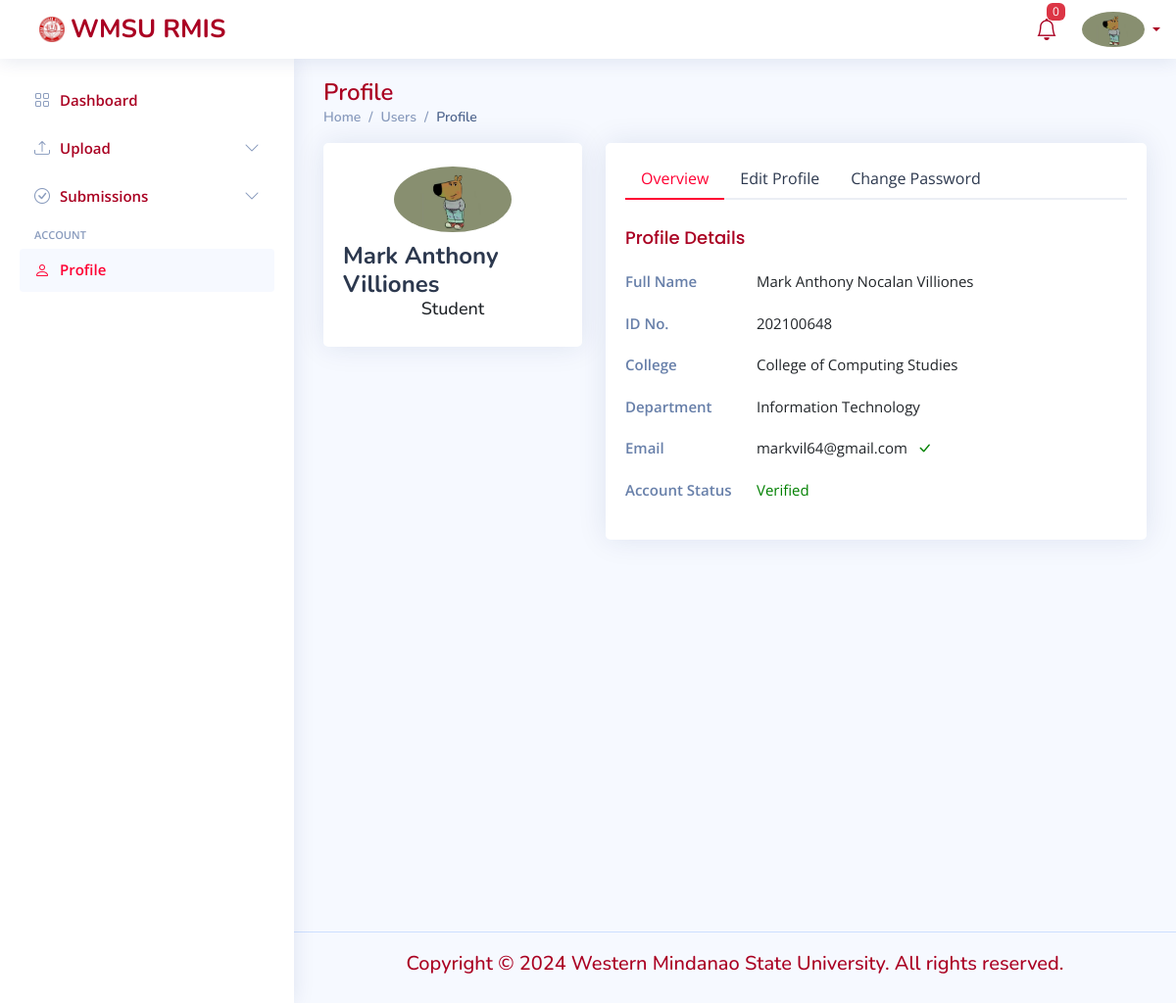
The page /student-profile.php (signed in) on the database its author committed.
### tables this page shows
CREATE TABLE `userprofile` (
  `UserID` int(11) DEFAULT NULL,
  `first_name` varchar(255) NOT NULL,
  `last_name` varchar(255) NOT NULL,
  `department` varchar(255) DEFAULT NULL,
  `college` varchar(255) DEFAULT NULL,
  `id` int(11) NOT NULL,
  `profile_path` varchar(255) DEFAULT NULL,
  `middle_name` varchar(50) DEFAULT NULL,
  `id_number` varchar(11) DEFAULT NULL,
  `cor` varchar(255) DEFAULT NULL,
  `advisor_code` int(11) DEFAULT NULL,
  `college_code` int(11) DEFAULT NULL
);

CREATE TABLE `useraccount` (
  `UserID` int(11) NOT NULL,
  `email` varchar(255) NOT NULL,
  `password` varchar(255) NOT NULL,
  `google_id` int(11) DEFAULT NULL,
  `reset_code` int(11) DEFAULT NULL,
  `is_student` int(11) DEFAULT NULL,
  `is_faculty` int(11) DEFAULT NULL,
  `adviser_code` int(11) DEFAULT NULL,
  `department_code` int(11) DEFAULT NULL,
  `status` varchar(255) DEFAULT NULL,
  `creation_date` timestamp NOT NULL DEFAULT current_timestamp() ON UPDATE current_timestamp(),
  `is_emailverified` int(11) DEFAULT 0,
  `otp` int(11) DEFAULT NULL,
  `is_verified` int(11) DEFAULT 0,
  `otp_timeout` datetime DEFAULT NULL
);

### php-functions/check_userprofile.php (called while the page is built, shortened)
<?php
include 'dbconnection.php';
function fetch_user_data($user_id) {
    global $conn;
    $sql = "
        SELECT up.first_name, up.middle_name, up.last_name, up.id_number, up.profile_path, up.department, up.college, ua.email, ua.status, ua.is_emailverified, ua.is_verified, ua.is_faculty, ua.is_student
        FROM useraccount ua
        LEFT JOIN userprofile up ON ua.UserID = up.UserID
        WHERE ua.UserID = ?
    ";
    if ($stmt = $conn->prepare($sql)) {
        $stmt->bind_param("i", $user_id);
        $stmt->execute();
        $stmt->bind_result($first_name, $middle_name, $last_name, $id_number, $profile_path, $department, $college, $email, $status, $is_emailverified, $is_verified, $is_faculty, $is_student);
        if ($profile_path && strpos($profile_path, '../') === 0) {
            $profile_path = substr($profile_path, 3);
        }
        $role = '';
        if ($is_faculty) {
            $role = 'Faculty';
        } elseif ($is_student) {
            $role = 'Student';
        }
        return [
            'first_name' => $first_name,
            'middle_name' => $middle_name,
            'last_name' => $last_name,
            'id_number' => $id_number,
            'profile_path' => $profile_path,
            'department' => $department,
            'college' => $college,
            'email' => $email,
            'status' => $status,
            'is_emailverified' => $is_emailverified,
            'is_verified' => $is_verified,
            'role' => $role
        ];
    } else {
        echo "Failed to prepare statement: " . $conn->error;
        exit();
    }
}
?>

### student-profile.php (the view, shortened to what this page needs)
<?php
include 'php-functions/dbconnection.php';
include 'php-functions/check_userprofile.php';
$user_id = $_SESSION['student_id'];
$user_data = fetch_user_data($user_id);
if ($user_data) {
    $first_name = $user_data['first_name'];
    $middle_name = $user_data['middle_name'];
    $last_name = $user_data['last_name'];
    $id_number = $user_data['id_number'];
    $profile_path = $user_data['profile_path'];
    $email = $user_data['email'];
    $is_emailverified = $user_data['is_emailverified'];
    $is_verified = $user_data['is_verified'];
    $department = $user_data['department'];
    $college = $user_data['college'];
    $role = $user_data['role'];
}
?>
<!DOCTYPE html>
<html lang="en">
<head>
  <link href="static/vendor/bootstrap/css/bootstrap.min.css" rel="stylesheet">
    <link href="static/vendor/bootstrap-icons/bootstrap-icons.css" rel="stylesheet">
    <link href="static/vendor/boxicons/css/boxicons.min.css" rel="stylesheet">
    <link href="static/vendor/remixicon/remixicon.css" rel="stylesheet">
  <link href="static/css/dashboard-style.css" rel="stylesheet">
</head>
<body>
  <header id="header" class="header fixed-top d-flex align-items-center">
    <div class="d-flex align-items-center justify-content-between">
      <a href="logged-in.php" class="logo d-flex align-items-center">
      <img src="static/img/wmsu-crop.jpg" alt="">
      <span class="d-none d-lg-block">WMSU RMIS</span>
      </a>
    </div>
    <nav class="header-nav ms-auto">
      <ul class="d-flex align-items-center">
      <li class="nav-item dropdown">
    <a class="nav-link nav-icon" href="#" data-bs-toggle="dropdown" id="notificationDropdown">
        <i class="bi bi-bell"></i>
        <span class="badge bg-danger badge-number" id="notificationBadge">0</span>
    </a>
</li>
        <li class="nav-item dropdown pe-3">
          <a class="nav-link nav-profile d-flex align-items-center pe-0" href="#" data-bs-toggle="dropdown">
            <img src="<?php echo htmlspecialchars($profile_path); ?>" alt="Profile" class="rounded-circle">
            <span class="d-none d-md-block dropdown-toggle ps-2"></span>
          </a>
        </li>
      </ul>
    </nav>
  </header>
  <aside id="sidebar" class="sidebar">
    <ul class="sidebar-nav" id="sidebar-nav">
    <li class="nav-item">
        <a class="nav-link collapsed" href="student-dashboard.php">
          <i class="bi bi-grid"></i>
          <span>Dashboard</span>
        </a>
      </li>
      <?php if ($is_verified == 1): ?>
    <li class="nav-item">
        <a class="nav-link collapsed" data-bs-target="#dashboard-nav" data-bs-toggle="collapse" href="">
            <i class="bi bi-upload"></i><span>Upload</span><i class="bi bi-chevron-down ms-auto"></i>
        </a>
    </li>
    <li class="nav-item">
        <a class="nav-link collapsed" data-bs-target="#submissions-nav" data-bs-toggle="collapse" href="">
            <i class="bi bi-check-circle"></i><span>Submissions</span><i class="bi bi-chevron-down ms-auto"></i>
        </a>
    </li>
    <?php endif; ?>
      <li class="nav-heading">Account</li>
      <li class="nav-item">
        <a class="nav-link" href="student-profile.php" class="active">
          <i class="bi bi-person"></i>
          <span>Profile</span>
        </a>
      </li>
    </ul>
  </aside>
  <main id="main" class="main">
    <div class="pagetitle">
      <h1>Profile</h1>
      <nav>
        <ol class="breadcrumb">
          <li class="breadcrumb-item"><a href="student-profile.html">Home</a></li>
          <li class="breadcrumb-item">Users</li>
          <li class="breadcrumb-item active">Profile</li>
        </ol>
      </nav>
    </div>
    <section class="section profile">
      <div class="row">
        <div class="col-xl-4">
          <div class="card">
            <div class="card-body profile-card pt-4 d-flex flex-column align-items-center">
              <img src="<?php echo htmlspecialchars($profile_path); ?>" alt="Profile" class="rounded-circle">
              <h2><?php echo htmlspecialchars($first_name . ' ' . $last_name); ?></h2>
              <h3><?php echo htmlspecialchars($role); ?></h3>
            </div>
          </div>
        </div>
        <div class="col-xl-8">
          <div class="card">
            <div class="card-body pt-3">
              <ul class="nav nav-tabs nav-tabs-bordered">
                <li class="nav-item">
                  <button class="nav-link active" data-bs-toggle="tab" data-bs-target="#profile-overview">Overview</button>
                </li>
                <li class="nav-item">
                  <button class="nav-link" data-bs-toggle="tab" data-bs-target="#profile-edit">Edit Profile</button>
                </li>
                <li class="nav-item">
                  <button class="nav-link" data-bs-toggle="tab" data-bs-target="#profile-change-password" >Change Password</button>
                </li>
              </ul>
              <div class="tab-content pt-2">
                <div class="tab-pane fade show active profile-overview" id="profile-overview">
                  <h5 class="card-title">Profile Details</h5>
                  <div class="row">
                    <div class="col-lg-3 col-md-4 label ">Full Name</div>
                    <div class="col-lg-9 col-md-8"><?php echo htmlspecialchars($first_name . ' ' . $middle_name . ' ' . $last_name); ?></div>
                  </div>
                  <div class="row">
    <div class="col-lg-3 col-md-4 label">ID No.</div>
    <div class="col-lg-9 col-md-8"><?php echo htmlspecialchars($id_number ?? ''); ?></div>
</div>
                  <div class="row">
    <div class="col-lg-3 col-md-4 label">College</div>
    <div class="col-lg-9 col-md-8"><?php echo htmlspecialchars($college ?? ''); ?></div>
</div>
<div class="row">
    <div class="col-lg-3 col-md-4 label">Department</div>
    <div class="col-lg-9 col-md-8"><?php echo htmlspecialchars($department ?? ''); ?></div>
</div>
<div class="row">
<div class="col-lg-3 col-md-4 label">Email</div>
<div class="col-lg-9 col-md-8 d-flex flex-column email-data" data-email="<?php echo htmlspecialchars($email ?? ''); ?>">
    <div class="d-flex align-items-center">
        <span><?php echo htmlspecialchars($email ?? ''); ?></span>
        <?php if ($is_emailverified == 1): ?>
            <span class="bi bi-check-lg" style="color: green; margin-left: 10px;"></span>
        <?php endif; ?>
    </div>
</div>
</div>
<div class="row">
    <div class="col-lg-3 col-md-4 label">Account Status</div>
    <div class="col-lg-9 col-md-8">
    <div class="d-flex flex-column align-items-start">
        <?php if ($is_verified == 1): ?>
          <span style="color: green;">Verified</span>
<?php endif; ?>
    </div>
</div>
</div>
</div>
              </div>
            </div>
          </div>
        </div>
      </div>
    </section>
  </main>
  <footer id="footer" class="footer" style="margin-top: 350px;">
    <div class="copyright">
      <H2  style="font-size: 20px;">Copyright © 2024 Western Mindanao State University. All rights reserved.
    </div>
  </footer>
</body>
</html>

### static/css/dashboard-style.css (style rules this page uses)
:root { scroll-behavior: smooth; }
body { font-family: "Open Sans", sans-serif; background: #f6f9ff; color: #444444; }
a { color: rgb(255,0,51); text-decoration: none; }
h1, h2, h3, h4, h5, h6 { font-family: "Nunito", sans-serif; }
#main { margin-top: 60px; padding: 20px 30px; transition: all 0.3s; }
.pagetitle { margin-bottom: 10px; }
.pagetitle h1 { font-size: 24px; margin-bottom: 0; font-weight: 600; color: #AA0022; }
.card { margin-bottom: 30px; border: none; border-radius: 5px; box-shadow: 0px 0 30px rgba(1, 41, 112, 0.1); }
.card-title { padding: 20px 0 15px 0; font-size: 18px; font-weight: 500; color: #AA0022; font-family: "Poppins", sans-serif; }
.card-body { padding: 0 20px 20px 20px; }
.breadcrumb { font-size: 14px; font-family: "Nunito", sans-serif; color: #899bbd; font-weight: 600; }
.breadcrumb a { color: #899bbd; transition: 0.3s; }
.breadcrumb .breadcrumb-item::before { color: #899bbd; }
.breadcrumb .active { color: #51678f; font-weight: 600; }
.nav-tabs-bordered { border-bottom: 2px solid #ebeef4; }
.nav-tabs-bordered .nav-link { margin-bottom: -2px; border: none; color: #2c384e; }
.nav-tabs-bordered .nav-link.active { background-color: #fff; color: rgb(255,0,51); border-bottom: 2px solid rgb(255,0,51); }
.logo { line-height: 1; margin-left: 20px; }
@media (min-width: 1200px) { .logo { width: 280px; } }
.logo img { max-height: 26px; margin-right: 6px; }
.logo span { font-size: 26px; font-weight: 700; color: #AA0022; font-family: "Nunito", sans-serif; }
.header { transition: all 0.5s; z-index: 997; height: 60px; box-shadow: 0px 2px 20px rgba(1, 41, 112, 0.1); background-color: #fff; padding-left: 20px; }
.header-nav ul { list-style: none; }
.header-nav>ul { margin: 0; padding: 0; }
.header-nav .nav-icon { font-size: 22px; color: #AA0022; margin-right: 25px; position: relative; }
.header-nav .nav-profile { color: #AA0022; }
.header-nav .nav-profile img { max-height: 36px; }
.header-nav .nav-profile span { font-size: 14px; font-weight: 600; }
.header-nav .badge-number { position: absolute; inset: -10px -8px auto auto; font-weight: normal; font-size: 12px; padding: 3px 6px; }
.sidebar { position: fixed; top: 60px; left: 0; bottom: 0; width: 300px; z-index: 996; transition: all 0.3s; padding: 20px; overflow-y: auto; scrollbar-width: thin; scrollbar-color: #aab7cf transparent; box-shadow: 0px 0px 20px rgba(1, 41, 112, 0.1); background-color: #fff; }
@media (min-width: 1200px) { #main, #footer { margin-left: 300px; } }
.sidebar-nav { padding: 0; margin: 0; list-style: none; }
.sidebar-nav li { padding: 0; margin: 0; list-style: none; }
.sidebar-nav .nav-item { margin-bottom: 5px; }
.sidebar-nav .nav-heading { font-size: 11px; text-transform: uppercase; color: #899bbd; font-weight: 600; margin: 10px 0 5px 15px; }
.sidebar-nav .nav-link { display: flex; align-items: center; font-size: 15px; font-weight: 600; color: rgb(255,0,51); transition: 0.3; background: #f6f9ff; padding: 10px 15px; border-radius: 4px; }
.sidebar-nav .nav-link i { font-size: 16px; margin-right: 10px; color: rgb(255,0,51); }
.sidebar-nav .nav-link.collapsed { color: #AA0022; background: #fff; }
.sidebar-nav .nav-link.collapsed i { color: #899bbd; }
.sidebar-nav .nav-link .bi-chevron-down { margin-right: 0; transition: transform 0.2s ease-in-out; }
.profile .profile-card img { max-width: 120px; }
.profile .profile-card h2 { font-size: 24px; font-weight: 700; color: #2c384e; margin: 10px 0 0 0; }
.profile .profile-card h3 { font-size: 18px; }
.profile .profile-overview .row { margin-bottom: 20px; font-size: 15px; }
.profile .profile-overview .card-title { color: #AA0022; }
.profile .profile-overview .label { font-weight: 600; color: rgba(1, 41, 112, 0.6); }
.footer { padding: 20px 0; font-size: 14px; transition: all 0.3s; border-top: 1px solid #cddfff; }
.footer .copyright { text-align: center; color: #AA0022; }

### rows shown on the page
userprofile: first_name+last_name "Mark Anthony Villiones", first_name+middle_name+last_name "Mark Anthony Nocalan Villiones", id_number "202100648", college "College of Computing Studies", department "Information Technology", UserID.email "markvil64@gmail.com"

### other values the page prints
$role "Student"
